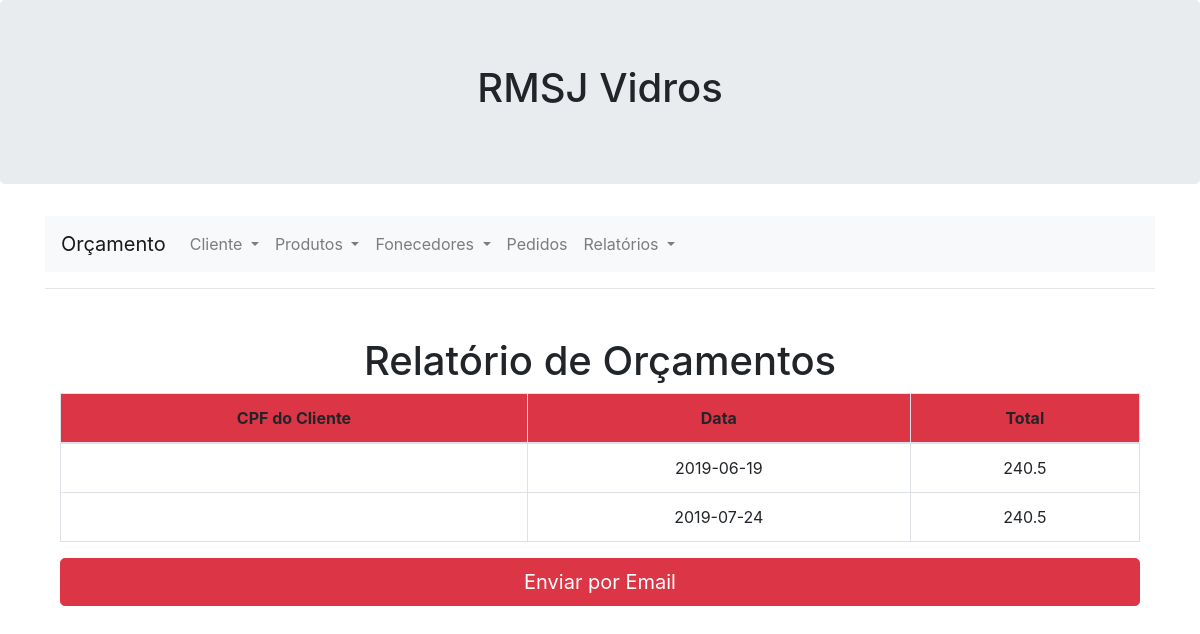
The page /Relatorio/Orcamento/ on the database as committed earlier.
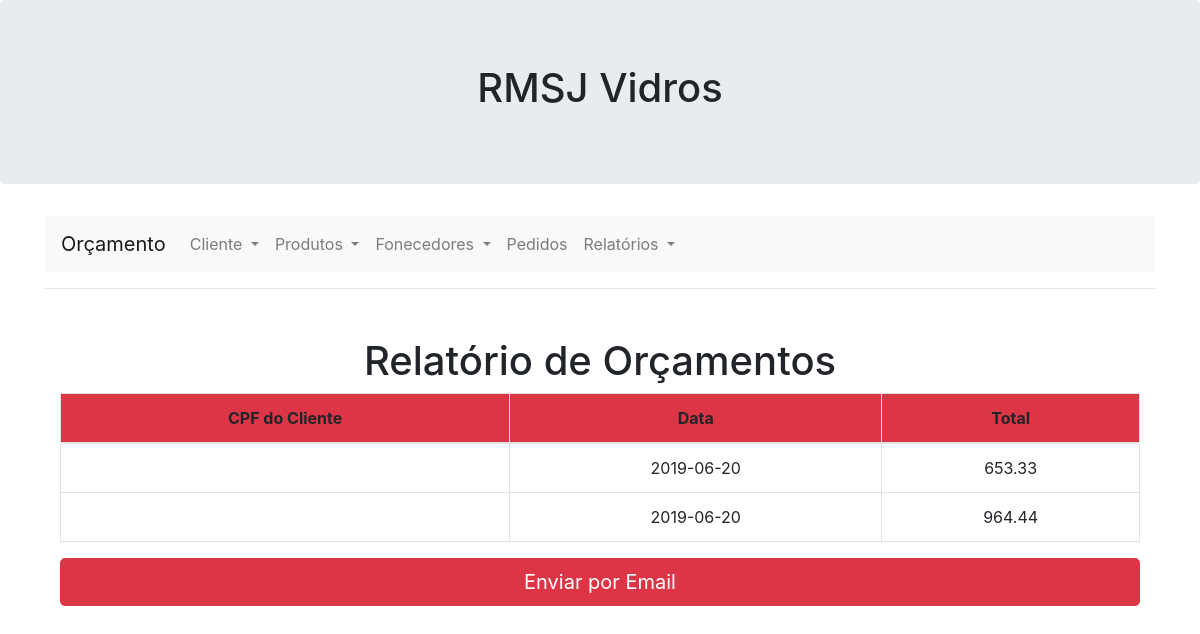
The same page on the database as committed later.
### app/models/tables.py (models this page shows, shortened)
class Orcamento(db.Model):
    __tablename__ = "Orcamento"
    id = db.Column(db.Integer, primary_key=True)
    preco = db.Column(db.Float(120), nullable=False)
    data = db.Column(db.Date)
    prazoEntrega = db.Column(db.Integer)
    def getAllorcamento():
        orcamento = Orcamento.query.all()
        return orcamento

### app/controllers/Router.py (the view)
@app.route("/Relatorio/Orcamento/")
def RelatorioOrcamento():
    return render_template("RelatorioOrcamento.html", orcament = tables.Orcamento.getAllorcamento())

### app/templates/RelatorioOrcamento.html (shortened to what this page needs)
{% extends "baseNavbar.html" %}
{% block content %}
<head>
  </head>
<div class="container  text-center">
        <h1> Relatório de Orçamentos </h1>
<table class="table table-bordered table-hover">
    <thead>
        <tr class="bg-danger">
            <td><b>CPF do Cliente</b></td>
            <td><b>Data</b></td>
            <td><b>Total</b></td>
        </tr>
    </thead>
    {% for orcamentos in orcament %}
    <tr>
        <td>{{ orcamentos.cliente_cpf }}</td>
        <td>{{ orcamentos.data }}</td>
        <td>{{ orcamentos.preco }}</td>
    </tr>
    {% endfor %}
</table>
      <a href="#" class="btn btn-danger btn-lg btn-block" role="button" aria-pressed="true">Enviar por Email</a>
{% endblock %}

### app/templates/baseNavbar.html (shortened to what this page needs)
<!doctype html>
<html lang="pt-br">
  <head>
    <link rel="stylesheet" href="https://stackpath.bootstrapcdn.com/bootstrap/4.1.3/css/bootstrap.min.css">
    <link rel="stylesheet" href="{{ url_for('static', filename = 'Style.css') }}">
    </head>
  <body>
    <div class="view bg-gradient-info" >
<div class="jumbotron text-center">
    <h1>RMSJ Vidros</h1>
</div>
  <div class="container">
    <div class="row justify-content-center">
        <div class="col-md-12 order-md-2 mb-4">
  <nav class="navbar navbar-expand-lg navbar-light bg-light">
    <a class="navbar-brand" href="../../orcamento/">Orçamento</a>
    <div class="collapse navbar-collapse" id="navbarNav">
      <ul class="navbar-nav">
        <li class="nav-item dropdown">
          <a class="nav-link dropdown-toggle" href="#" id="navbarDropdown" role="button" data-toggle="dropdown" aria-haspopup="reue" aria-expanded="false">
              Cliente
          </a>
        </li>
        <li class="nav-item dropdown">
          <a class="nav-link dropdown-toggle" href="#" id="navbarDropdown" role="button" data-toggle="dropdown" aria-haspopup="true" aria-expanded="false">
              Produtos
          </a>
        <li class="nav-item dropdown">
            <a class="nav-link dropdown-toggle" href="#" id="navbarDropdown" role="button" data-toggle="dropdown" aria-haspopup="true" aria-expanded="false">
              Fonecedores
            </a>
          </li>
        <li class="nav-item">
          <a class="nav-link" href="../../Pedido/">Pedidos <span class="sr-only">(current)</span></a>
        </li>
        <li class="nav-item dropdown">
            <a class="nav-link dropdown-toggle" href="#" id="navbarDropdown" role="button" data-toggle="dropdown" aria-haspopup="true" aria-expanded="false">
              Relatórios
            </a>
          </li>
      </ul>
    </div>
  </nav>
  <hr class="mb-4">
  </div>
  </div>
  </div>
  <div class="container">
      <div class="row justify-content-center">
          <div class="col-md-12 order-md-2 mb-4 ">
    {% block content %}
    {% endblock %}
           </div>
           </div>
           </div>
</div>
  </body>
</html>

Rows that differ between the two databases and show on the page:
changed Orcamento (number 1 of 2 on the later page): data "2019-06-19" → "2019-06-20"; preco "240.5" → "653.33"
changed Orcamento (number 2 of 2 on the later page): data "2019-07-24" → "2019-06-20"; preco "240.5" → "964.44"
